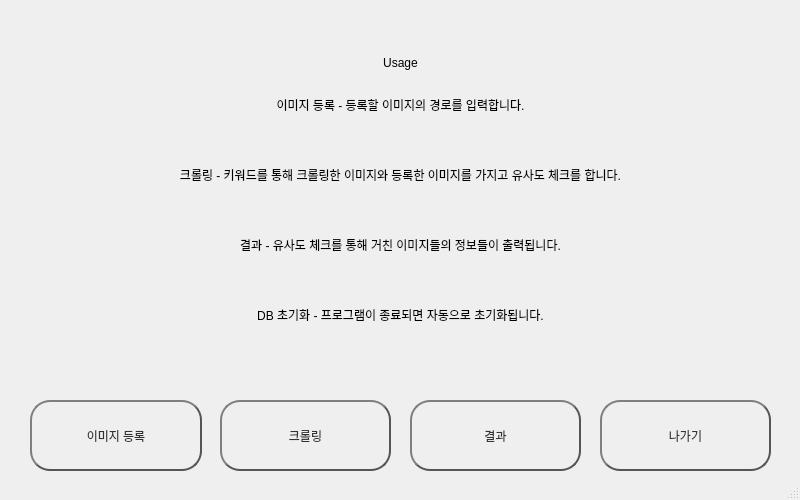
<?xml version="1.0" encoding="UTF-8"?>
<ui version="4.0">
 <class>MainWindow</class>
 <widget class="QMainWindow" name="MainWindow">
  <property name="geometry">
   <rect>
    <x>0</x>
    <y>0</y>
    <width>800</width>
    <height>500</height>
   </rect>
  </property>
  <property name="windowTitle">
   <string>Crawl_Main</string>
  </property>
  <property name="styleSheet">
   <string notr="true">#MainWindow{
	background-image : url(:/background/background.png);
}</string>
  </property>
  <property name="toolButtonStyle">
   <enum>Qt::ToolButtonFollowStyle</enum>
  </property>
  <widget class="QWidget" name="centralwidget">
   <widget class="QLabel" name="label">
    <property name="geometry">
     <rect>
      <x>40</x>
      <y>20</y>
      <width>721</width>
      <height>341</height>
     </rect>
    </property>
    <property name="styleSheet">
     <string notr="true"/>
    </property>
    <property name="text">
     <string>&lt;html&gt;&lt;head/&gt;&lt;body&gt;&lt;p&gt;Usage&lt;br/&gt;&lt;/p&gt;&lt;p&gt;이미지 등록 - 등록할 이미지의 경로를 입력합니다.&lt;/p&gt;&lt;p&gt;&lt;br/&gt;&lt;/p&gt;&lt;p&gt;크롤링 - 키워드를 통해 크롤링한 이미지와 등록한 이미지를 가지고 유사도 체크를 합니다.&lt;/p&gt;&lt;p&gt;&lt;br/&gt;&lt;/p&gt;&lt;p&gt;결과 - 유사도 체크를 통해 거친 이미지들의 정보들이 출력됩니다.&lt;/p&gt;&lt;p&gt;&lt;br/&gt;&lt;/p&gt;&lt;p&gt;DB 초기화 - 프로그램이 종료되면 자동으로 초기화됩니다.&lt;/p&gt;&lt;/body&gt;&lt;/html&gt;</string>
    </property>
    <property name="alignment">
     <set>Qt::AlignCenter</set>
    </property>
   </widget>
   <widget class="QPushButton" name="pushButton_1">
    <property name="geometry">
     <rect>
      <x>30</x>
      <y>400</y>
      <width>172</width>
      <height>71</height>
     </rect>
    </property>
    <property name="styleSheet">
     <string notr="true">QPushButton {
    color: #333;
    border: 2px solid #555;
    border-radius: 20px;
    border-style: outset;
    background: qradialgradient(
        cx: 0.3, cy: -0.4, fx: 0.3, fy: -0.4,
        radius: 1.35, stop: 0 #fff, stop: 1 #888
        );
    padding: 5px;
    }
QPushButton:hover {
    background: qradialgradient(
        cx: 0.3, cy: -0.4, fx: 0.3, fy: -0.4,
        radius: 1.35, stop: 0 #fff, stop: 1 #bbb
        );
    }
QPushButton:pressed {
    border-style: inset;
    background: qradialgradient(
        cx: 0.4, cy: -0.1, fx: 0.4, fy: -0.1,
        radius: 1.35, stop: 0 #fff, stop: 1 #ddd
        );
    }

</string>
    </property>
    <property name="text">
     <string>이미지 등록</string>
    </property>
    <property name="default">
     <bool>false</bool>
    </property>
    <property name="flat">
     <bool>false</bool>
    </property>
   </widget>
   <widget class="QPushButton" name="pushButton_2">
    <property name="geometry">
     <rect>
      <x>220</x>
      <y>400</y>
      <width>171</width>
      <height>71</height>
     </rect>
    </property>
    <property name="styleSheet">
     <string notr="true">QPushButton {
    color: #333;
    border: 2px solid #555;
    border-radius: 20px;
    border-style: outset;
    background: qradialgradient(
        cx: 0.3, cy: -0.4, fx: 0.3, fy: -0.4,
        radius: 1.35, stop: 0 #fff, stop: 1 #888
        );
    padding: 5px;
}
QPushButton:hover {
    background: qradialgradient(
        cx: 0.3, cy: -0.4, fx: 0.3, fy: -0.4,
        radius: 1.35, stop: 0 #fff, stop: 1 #bbb
        );
    }
QPushButton:pressed {
    border-style: inset;
    background: qradialgradient(
        cx: 0.4, cy: -0.1, fx: 0.4, fy: -0.1,
        radius: 1.35, stop: 0 #fff, stop: 1 #ddd
        );
    }</string>
    </property>
    <property name="text">
     <string>크롤링</string>
    </property>
   </widget>
   <widget class="QPushButton" name="pushButton_3">
    <property name="geometry">
     <rect>
      <x>410</x>
      <y>400</y>
      <width>171</width>
      <height>71</height>
     </rect>
    </property>
    <property name="styleSheet">
     <string notr="true">QPushButton {
    color: #333;
    border: 2px solid #555;
    border-radius: 20px;
    border-style: outset;
    background: qradialgradient(
        cx: 0.3, cy: -0.4, fx: 0.3, fy: -0.4,
        radius: 1.35, stop: 0 #fff, stop: 1 #888
        );
    padding: 5px;
}
QPushButton:hover {
    background: qradialgradient(
        cx: 0.3, cy: -0.4, fx: 0.3, fy: -0.4,
        radius: 1.35, stop: 0 #fff, stop: 1 #bbb
        );
    }
QPushButton:pressed {
    border-style: inset;
    background: qradialgradient(
        cx: 0.4, cy: -0.1, fx: 0.4, fy: -0.1,
        radius: 1.35, stop: 0 #fff, stop: 1 #ddd
        );
    }</string>
    </property>
    <property name="text">
     <string>결과</string>
    </property>
   </widget>
   <widget class="QPushButton" name="pushButton_4">
    <property name="geometry">
     <rect>
      <x>600</x>
      <y>400</y>
      <width>171</width>
      <height>71</height>
     </rect>
    </property>
    <property name="styleSheet">
     <string notr="true">QPushButton {
    color: #333;
    border: 2px solid #555;
    border-radius: 20px;
    border-style: outset;
    background: qradialgradient(
        cx: 0.3, cy: -0.4, fx: 0.3, fy: -0.4,
        radius: 1.35, stop: 0 #fff, stop: 1 #888
        );
    padding: 5px;
    }
QPushButton:hover {
    background: qradialgradient(
        cx: 0.3, cy: -0.4, fx: 0.3, fy: -0.4,
        radius: 1.35, stop: 0 #fff, stop: 1 #bbb
        );
    }
QPushButton:pressed {
    border-style: inset;
    background: qradialgradient(
        cx: 0.4, cy: -0.1, fx: 0.4, fy: -0.1,
        radius: 1.35, stop: 0 #fff, stop: 1 #ddd
        );
    }
</string>
    </property>
    <property name="text">
     <string>나가기</string>
    </property>
    <property name="flat">
     <bool>true</bool>
    </property>
   </widget>
  </widget>
  <widget class="QMenuBar" name="menubar">
   <property name="geometry">
    <rect>
     <x>0</x>
     <y>0</y>
     <width>800</width>
     <height>26</height>
    </rect>
   </property>
  </widget>
  <widget class="QStatusBar" name="statusbar"/>
 </widget>
 <resources/>
 <connections>
  <connection>
   <sender>pushButton_4</sender>
   <signal>clicked()</signal>
   <receiver>MainWindow</receiver>
   <slot>close()</slot>
   <hints>
    <hint type="sourcelabel">
     <x>629</x>
     <y>450</y>
    </hint>
    <hint type="destinationlabel">
     <x>592</x>
     <y>479</y>
    </hint>
   </hints>
  </connection>
 </connections>
</ui>
